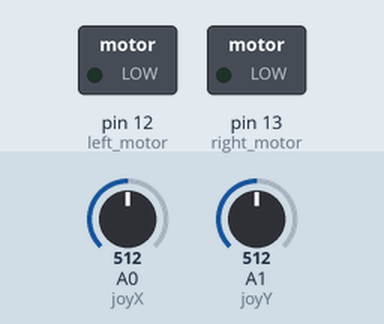
Recording of a sketch running on a simulated Arduino Uno, built with avr-gcc and run on an emulated ATmega328P. On the bench: switched loads named in the sketch (green lamp = pin HIGH). Inputs (shaded band) come from the test bench; at power-on: A0 (joyX) = 512, A1 (joyY) = 512.

Above: at 1.2 s.
1.3 s: A0 (joyX) set to 743
2.8 s: A0 (joyX) set to 760
At 3.5 s:
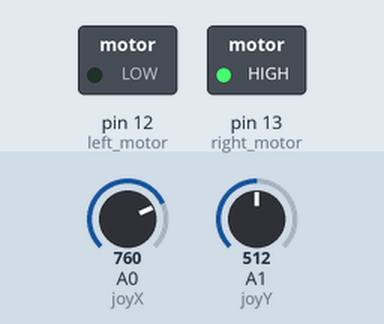
4.3 s: A1 (joyY) set to 262
5.8 s: A1 (joyY) set to 231
At 6.9 s:
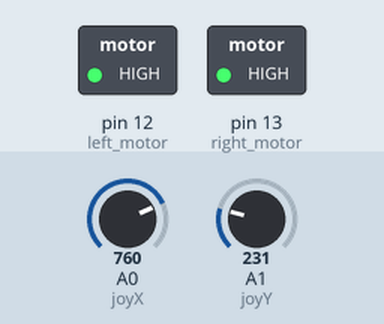
7.3 s: A1 (joyY) set to 260
At 8.1 s:
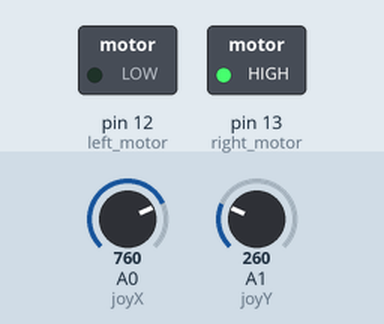
8.8 s: A0 (joyX) set to 240
At 9.2 s:
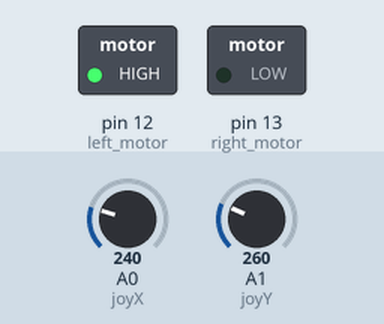
Timing chart, 0 to 11.3 s (numbered marks = the images above; inputs shaded):
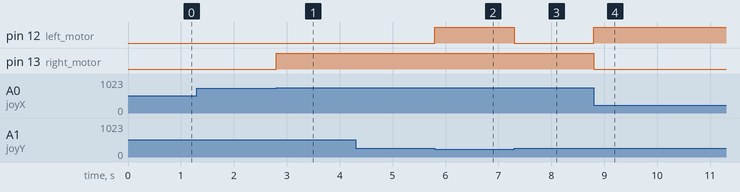

Measured:
- the behaviour switches between 750 and 751 on A0 (joyX) (found by bisection; images 0 and 1)
- the behaviour switches between 250 and 249 on A1 (joyY) (found by bisection; images 1 and 2)
- after the input at 1.3 s, every drawn part: stays the same
- after the input at 2.8 s, pin 13 (right_motor): LOW → HIGH at once
- after the input at 4.3 s, every drawn part: stays the same
- after the input at 5.8 s, pin 12 (left_motor): LOW → HIGH at once
- after the input at 7.3 s, pin 12 (left_motor): HIGH → LOW at once
- after the input at 8.8 s, pin 12 (left_motor): LOW → HIGH at once; pin 13 (right_motor): HIGH → LOW at once

The sketch:

Joystick_to_Arduino.ino
```cpp
int left_motor = 12;
int right_motor = 13;

int joyX = A0;
int joyY = A1;

int speed = 255;
int stop = 0;
String action;

void moveForward(int);
void moveLeft(int);
void moveRight(int);
void stopMoving();

void setup() {
  Serial.begin(115200);
  Serial.setTimeout(1);
  analogWrite(left_motor, 0);
  analogWrite(right_motor, 0);
}

void loop() {

  int yValue = analogRead(joyY);
  int xValue = analogRead(joyX);

  if(yValue < 250){
    moveForward(speed);
  }
  else if(xValue > 750) {
    moveLeft(speed);
  }
  else if(xValue < 250) {
    moveRight(speed);
  }
  else if (yValue < 250){
    stopMoving(); // If you've L298N, implement moveBackward
  }
  else{
    stopMoving();
  }
}

void moveForward(int speed = 255) {
  analogWrite(left_motor, speed);
  analogWrite(right_motor, speed);
}

void moveLeft(int speed = 255) {
  analogWrite(left_motor, stop);
  analogWrite(right_motor, speed);
}

void moveRight(int speed = 255) {
  analogWrite(left_motor, speed);
  analogWrite(right_motor, stop);
}

void stopMoving() {
  analogWrite(left_motor, stop);
  analogWrite(right_motor, stop);
}
```
